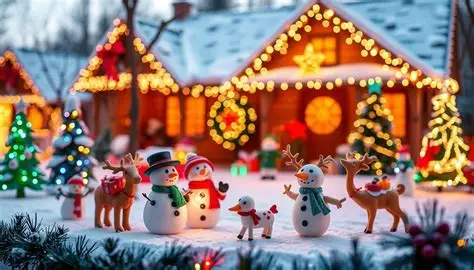
#> input picture Lab3_Image/data/raw/OIP.webp, 474 x 270 px
$ python run_pipeline.py
#> lines starting #> are read from the running program, lines starting #| are printed output that depends on the picture
### Lab3_Image/src/image_loader.py
import cv2
import numpy as np
from PIL import Image

# OpenCV đọc ảnh ở dạng BGR nên cần đổi sang không gian màu mong muốn
FROM_BGR = {
    "RGB": cv2.COLOR_BGR2RGB,
    "HSV": cv2.COLOR_BGR2HSV,
    "LAB": cv2.COLOR_BGR2LAB,
}
TO_RGB = {
    "RGB": None,
    "HSV": cv2.COLOR_HSV2RGB,
    "LAB": cv2.COLOR_LAB2RGB,
}


def load_image(path, color_space="RGB"):
    """Đọc ảnh bằng OpenCV (hoặc PIL fallback) và đổi sang không gian màu color_space."""
#> called with path = 'data/raw/OIP.webp', color_space = 'RGB'
    if color_space not in FROM_BGR:
        raise ValueError(f"color_space phải là một trong {list(FROM_BGR)}")

    img = None
    # 1. Thử đọc bằng OpenCV (np.fromfile giúp hỗ trợ đường dẫn tiếng Việt)
    try:
        data = np.fromfile(path, dtype=np.uint8)
        img = cv2.imdecode(data, cv2.IMREAD_COLOR)
#> img is the input picture: shape (270, 474, 3); mean B, G, R 112.3, 121.4, 146
    except Exception:
        img = None

    # 2. Nếu OpenCV không đọc được (ví dụ file .webp bị lỗi codec), dùng PIL để hỗ trợ
    if img is None:
        try:
            pil_img = Image.open(path).convert("RGB")
            # Chuyển PIL (RGB) sang OpenCV (BGR) để giữ nguyên quy trình cvtColor phía dưới
            img_rgb = np.array(pil_img)

            # Nếu mục tiêu là RGB thì trả về ngay không cần qua BGR
            if color_space == "RGB":
                return img_rgb

            # Nếu mục tiêu là HSV hoặc LAB, đổi sang BGR rồi mới đổi tiếp bằng OpenCV
            img = cv2.cvtColor(img_rgb, cv2.COLOR_RGB2BGR)
        except Exception as e:
            raise FileNotFoundError(f"Không đọc được ảnh: {path}. Lỗi: {e}")

    return cv2.cvtColor(img, FROM_BGR[color_space])


def to_rgb(img, color_space="RGB"):
    """Đổi ảnh từ không gian màu bất kỳ về lại RGB để hiển thị bằng Matplotlib."""
    if color_space not in TO_RGB:
        raise ValueError(f"color_space không hợp lệ! Chọn một trong: {list(TO_RGB)}")

    code = TO_RGB[color_space]
    return img if code is None else cv2.cvtColor(img, code)

### Lab3_Image/src/preprocessing.py
import cv2
import numpy as np


def resize_image(img, max_side=200):
    """Thu nhỏ ảnh (giữ tỉ lệ) để K-Means chạy nhanh hơn."""
#> called with max_side = 200
    if img is None:
        raise ValueError("Ảnh đầu vào không hợp lệ (None).")

    h, w = img.shape[:2]
#> h = 270; w = 474
    scale = max_side / max(h, w)
#> scale = 0.422
    if scale >= 1:                      # ảnh đã nhỏ thì giữ nguyên
        return img

    new_size = (max(1, int(w * scale)), max(1, int(h * scale)))
#> new_size = (200, 113)
    return cv2.resize(img, new_size, interpolation=cv2.INTER_AREA)
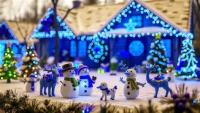
#> returned value: shape (113, 200, 3); mean of channels 0, 1, 2 146, 121.4, 112.3; drawn as B, G, R


def flatten(img):
    """Biến đổi ảnh (H, W, C) -> mảng 2D (H*W, C): mỗi pixel là 1 vector đặc trưng float32."""
    if img.ndim == 2:  # Xử lý trường hợp ảnh xám (H, W)
        img = np.expand_dims(img, axis=-1)

    h, w, c = img.shape
#> h = 113; w = 200; c = 3
    X = img.reshape(-1, c).astype(np.float32)
    return X, (h, w, c)

def reconstruct_image(X_flattened, orig_shape):
    """Tái tạo lại ảnh 3D từ mảng 2D pixel đã phân đoạn về dạng uint8."""
    return X_flattened.reshape(orig_shape).clip(0, 255).astype(np.uint8)

### Lab3_Image/src/kmeans.py
import numpy as np


def kmeans(X, k, max_iter=100, tol=1e-4, seed=42):
    """K-Means tự cài đặt (Phiên bản tối ưu vector hóa).

    X: mảng (N, D) - mỗi hàng là một vector pixel (float32)
    k: số lượng cụm màu
    Trả về: centroids (k, D), labels (N,)
    """
    rng = np.random.default_rng(seed)

    # 1. Khởi tạo K centroid ngẫu nhiên từ tập dữ liệu X
    centroids = X[rng.choice(len(X), size=k, replace=False)].astype(np.float32)

    for _ in range(max_iter):
        # 2. Gán mỗi pixel vào centroid gần nhất dùng bình phương khoảng cách Euclid
        # (N, 1, D) - (1, k, D) -> (N, k, D) -> sum(axis=2) -> (N, k)
        # Bỏ căn bậc hai giúp tăng tốc đáng kể
        dists_sq = np.sum((X[:, np.newaxis, :] - centroids[np.newaxis, :, :]) ** 2, axis=2)
        labels = dists_sq.argmin(axis=1)

        # 3. Cập nhật centroid = trung bình các pixel thuộc cụm
        new_centroids = np.zeros_like(centroids)
        for j in range(k):
            members = X[labels == j]
            if len(members) > 0:
                new_centroids[j] = members.mean(axis=0)
            else:
                # Nếu cụm bị rỗng, gán lại tâm cụm bằng 1 pixel ngẫu nhiên từ X
                new_centroids[j] = X[rng.choice(len(X))]

        # 4. Kiểm tra điều kiện hội tụ (tổng khoảng cách dịch chuyển của các centroids)
        shift = np.linalg.norm(new_centroids - centroids)
        centroids = new_centroids

        if shift < tol:
            break

    return centroids, labels

### Lab3_Image/src/visualization.py
import os
import matplotlib.pyplot as plt


def show(original_rgb, segmented_rgb, k, save_path=None, display=True):
    """Hiển thị ảnh gốc và ảnh phân đoạn cạnh nhau (Side-by-side)."""
    fig, axes = plt.subplots(1, 2, figsize=(10, 5))

    # 1. Vẽ ảnh gốc
    axes[0].imshow(original_rgb)
    axes[0].set_title("Original Image", fontsize=12, fontweight="bold")
    axes[0].axis("off")

    # 2. Vẽ ảnh sau phân đoạn K-Means
    axes[1].imshow(segmented_rgb)
    axes[1].set_title(f"Segmented (K = {k})", fontsize=12, fontweight="bold")
    axes[1].axis("off")

    plt.tight_layout()

    # 3. Lưu ảnh biểu đồ vào đĩa nếu có khai báo save_path
    if save_path:
        dir_name = os.path.dirname(save_path)
        if dir_name:
            os.makedirs(dir_name, exist_ok=True)
        fig.savefig(save_path, dpi=150, bbox_inches="tight")

    # 4. Hiển thị cửa sổ matplotlib
    if display:
        plt.show()

    # 5. Đóng figure để giải phóng tài nguyên bộ nhớ
    plt.close(fig)

### Lab3_Image/src/segmentation.py
import numpy as np


def segment(centroids, labels, shape):
    """Thay mỗi pixel bằng màu centroid của cụm, rồi reshape về (H, W, C)."""
    seg = centroids[labels]
    seg = np.clip(seg, 0, 255).astype(np.uint8)
    return seg.reshape(shape)

### Lab3_Image/run_pipeline.py
import os
import sys
from pathlib import Path

# Tự động thêm thư mục gốc dự án vào sys.path để chạy trực tiếp không bị lỗi Import
ROOT_DIR = Path(__file__).resolve().parent
if str(ROOT_DIR) not in sys.path:
    sys.path.insert(0, str(ROOT_DIR))

import cv2
from src.image_loader import load_image, to_rgb
from src.kmeans import kmeans
from src.preprocessing import flatten, resize_image
from src.segmentation import segment
from src.visualization import show

# ---- Cấu hình mặc định ----
IMAGE_PATH = "data/raw/OIP.webp"
COLOR_SPACE = "RGB"        # "RGB", "HSV" hoặc "LAB"
K_VALUES = [4]             # Thử nhiều giá trị K, ví dụ: [2, 4, 8, 16]
MAX_SIDE = 200             # Cạnh dài nhất sau khi resize


def main():
    # Kiểm tra sự tồn tại của file ảnh đầu vào
    if not os.path.exists(IMAGE_PATH):
        print(f"Lỗi: Không tìm thấy file ảnh tại '{IMAGE_PATH}'.")
        print("Vui lòng kiểm tra lại đường dẫn hoặc thêm ảnh vào thư mục data/raw/")
        return

    # 1. Load ảnh và đổi không gian màu
    img = load_image(IMAGE_PATH, COLOR_SPACE)

    # 2. Tiền xử lý: resize và flatten
    small = resize_image(img, MAX_SIDE)
    X, shape = flatten(small)
#> shape = (113, 200, 3)
    print(f"--- Đã nạp ảnh thành công ---")
    print(f"Kích thước sau resize: {shape[:2]} (H x W) | Số pixel: {len(X)}")
#| Kích thước sau resize: (113, 200) (H x W) | Số pixel: 22600

    # Tự động tạo thư mục đầu ra nếu chưa tồn tại
    os.makedirs("results", exist_ok=True)
    os.makedirs("figures", exist_ok=True)

    for k in K_VALUES:
        print(f"\n[+] Đang phân cụm K-Means với K = {k}...")

        # 3. K-Means
        centroids, labels = kmeans(X, k)

        # 4. Phân đoạn: Thay pixel bằng màu centroid & reshape về kích thước ảnh
        seg = segment(centroids, labels, shape)

        # 5. Đổi màu về RGB để hiển thị và lưu ảnh
        original_rgb = to_rgb(small, COLOR_SPACE)
        segmented_rgb = to_rgb(seg, COLOR_SPACE)

        # Hiển thị & lưu biểu đồ so sánh
        show(
            original_rgb,
            segmented_rgb,
            k,
            save_path=f"figures/segmentation_k{k}.png"
        )

        # Lưu ảnh kết quả chất lượng cao (Đổi RGB sang BGR cho OpenCV imwrite)
        cv2.imwrite(
            f"results/segmented_k{k}.png",
            cv2.cvtColor(segmented_rgb, cv2.COLOR_RGB2BGR)
        )
        print(f"--> Đã lưu thành công: 'figures/segmentation_k{k}.png' và 'results/segmented_k{k}.png'")
#> this loop made 1 pass
#> pass 1, in main, `seg = segment(centroids, labels, shape)`:
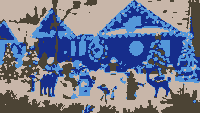
#> seg: shape (113, 200, 3); mean of channels 0, 1, 2 145.5, 120.7, 112; drawn as B, G, R
#> pass 1, in show, `fig.savefig(save_path, dpi=150, bbox_inches="tight")`:
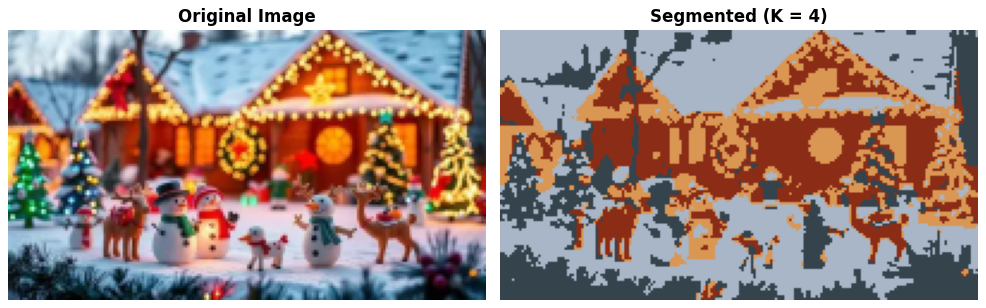
#> figure drawn by matplotlib, 2 panels
#> pass 1, in main, `cv2.imwrite( f"results/segmented_k{k}.png", cv2.cvtColor(segmented_rgb..`:
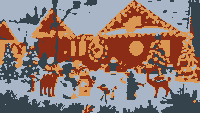
#> saved as segmented_k4.png: shape (113, 200, 3); mean B, G, R 112, 120.7, 145.5


if __name__ == "__main__":
    main()
